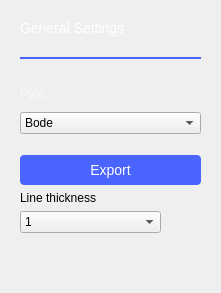
               <widget class="QWidget" name="page_4">
                <layout class="QVBoxLayout" name="verticalLayout_16">
                 <property name="leftMargin">
                  <number>20</number>
                 </property>
                 <property name="topMargin">
                  <number>20</number>
                 </property>
                 <property name="rightMargin">
                  <number>20</number>
                 </property>
                 <property name="bottomMargin">
                  <number>20</number>
                 </property>
                 <item>
                  <widget class="QLabel" name="label_7">
                   <property name="styleSheet">
                    <string notr="true">color: white;
    font-size: 14px;
    font-weight: normal;</string>
                   </property>
                   <property name="text">
                    <string>General Settings</string>
                   </property>
                  </widget>
                 </item>
                 <item>
                  <spacer name="verticalSpacer_7">
                   <property name="orientation">
                    <enum>Qt::Vertical</enum>
                   </property>
                   <property name="sizeType">
                    <enum>QSizePolicy::Fixed</enum>
                   </property>
                   <property name="sizeHint" stdset="0">
                    <size>
                     <width>20</width>
                     <height>15</height>
                    </size>
                   </property>
                  </spacer>
                 </item>
                 <item>
                  <widget class="Line" name="line_6">
                   <property name="sizePolicy">
                    <sizepolicy hsizetype="Minimum" vsizetype="Fixed">
                     <horstretch>0</horstretch>
                     <verstretch>0</verstretch>
                    </sizepolicy>
                   </property>
                   <property name="styleSheet">
                    <string notr="true">color: #4A64FF;</string>
                   </property>
                   <property name="frameShadow">
                    <enum>QFrame::Plain</enum>
                   </property>
                   <property name="lineWidth">
                    <number>2</number>
                   </property>
                   <property name="orientation">
                    <enum>Qt::Horizontal</enum>
                   </property>
                  </widget>
                 </item>
                 <item>
                  <layout class="QVBoxLayout" name="verticalLayout_15">
                   <property name="spacing">
                    <number>10</number>
                   </property>
                   <property name="topMargin">
                    <number>20</number>
                   </property>
                   <item>
                    <widget class="QLabel" name="label_6">
                     <property name="styleSheet">
                      <string notr="true">QLabel {
  font-size: 14px;
  font-family: &quot;monospace&quot;;
  color: rgba(255, 255, 255, 153);
}</string>
                     </property>
                     <property name="text">
                      <string>Plot</string>
                     </property>
                    </widget>
                   </item>
                   <item>
                    <widget class="QComboBox" name="cmb_graphs">
                     <item>
                      <property name="text">
                       <string>Bode</string>
                      </property>
                     </item>
                     <item>
                      <property name="text">
                       <string>Nyquist</string>
                      </property>
                     </item>
                     <item>
                      <property name="text">
                       <string>Nichols</string>
                      </property>
                     </item>
                    </widget>
                   </item>
                  </layout>
                 </item>
                 <item>
                  <spacer name="verticalSpacer_6">
                   <property name="orientation">
                    <enum>Qt::Vertical</enum>
                   </property>
                   <property name="sizeType">
                    <enum>QSizePolicy::Fixed</enum>
                   </property>
                   <property name="sizeHint" stdset="0">
                    <size>
                     <width>20</width>
                     <height>15</height>
                    </size>
                   </property>
                  </spacer>
                 </item>
                 <item>
                  <widget class="QPushButton" name="btnExport">
                   <property name="styleSheet">
                    <string notr="true">QPushButton {
  min-height: 30px;
  max-height: 30px;

  border: 0px;
  border-radius: 4px;

  background-color: #4a64ff;
  color: #ffffff;

  font-size: 14px;
}

QPushButton:pressed {
  background-color: #2a44df;
}

QPushButton:hover {
	background-color: #4a34ff;
}</string>
                   </property>
                   <property name="text">
                    <string>Export</string>
                   </property>
                  </widget>
                 </item>
                 <item>
                  <layout class="QHBoxLayout" name="horizontalLayout_13">
                   <property name="bottomMargin">
                    <number>0</number>
                   </property>
                   <item>
                    <layout class="QVBoxLayout" name="verticalLayout_12">
                     <property name="rightMargin">
                      <number>0</number>
                     </property>
                     <property name="bottomMargin">
                      <number>0</number>
                     </property>
                     <item>
                      <widget class="QLabel" name="label_10">
                       <property name="text">
                        <string>Line thickness</string>
                       </property>
                      </widget>
                     </item>
                     <item>
                      <widget class="QComboBox" name="cbLineThickness">
                       <property name="minimumSize">
                        <size>
                         <width>141</width>
                         <height>0</height>
                        </size>
                       </property>
                       <property name="currentIndex">
                        <number>1</number>
                       </property>
                       <item>
                        <property name="text">
                         <string>0.5</string>
                        </property>
                       </item>
                       <item>
                        <property name="text">
                         <string>1</string>
                        </property>
                       </item>
                       <item>
                        <property name="text">
                         <string>1.5</string>
                        </property>
                       </item>
                       <item>
                        <property name="text">
                         <string>2</string>
                        </property>
                       </item>
                       <item>
                        <property name="text">
                         <string>2.5</string>
                        </property>
                       </item>
                       <item>
                        <property name="text">
                         <string>3</string>
                        </property>
                       </item>
                       <item>
                        <property name="text">
                         <string>3.5</string>
                        </property>
                       </item>
                       <item>
                        <property name="text">
                         <string>4</string>
                        </property>
                       </item>
                       <item>
                        <property name="text">
                         <string>4.5</string>
                        </property>
                       </item>
                       <item>
                        <property name="text">
                         <string>5</string>
                        </property>
                       </item>
                      </widget>
                     </item>
                    </layout>
                   </item>
                   <item>
                    <spacer name="horizontalSpacer_5">
                     <property name="orientation">
                      <enum>Qt::Horizontal</enum>
                     </property>
                     <property name="sizeType">
                      <enum>QSizePolicy::Expanding</enum>
                     </property>
                     <property name="sizeHint" stdset="0">
                      <size>
                       <width>40</width>
                       <height>20</height>
                      </size>
                     </property>
                    </spacer>
                   </item>
                  </layout>
                 </item>
                 <item>
                  <spacer name="verticalSpacer_4">
                   <property name="orientation">
                    <enum>Qt::Vertical</enum>
                   </property>
                   <property name="sizeHint" stdset="0">
                    <size>
                     <width>20</width>
                     <height>40</height>
                    </size>
                   </property>
                  </spacer>
                 </item>
                </layout>
               </widget>
